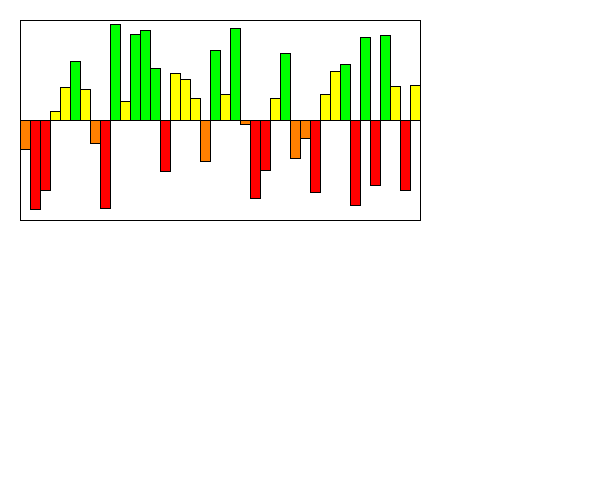
Frame 1 (no input)
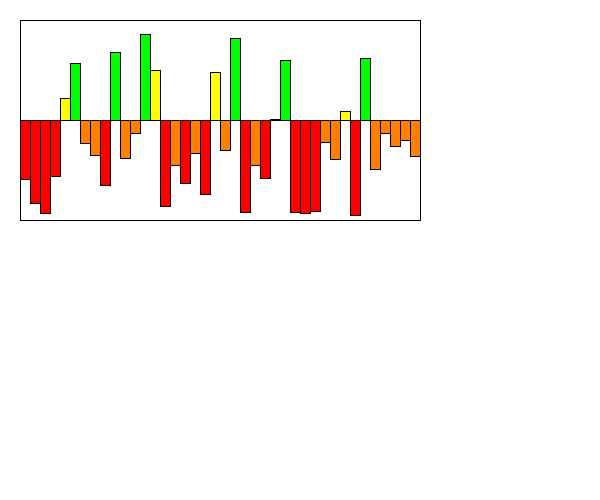
Frame 60 (the mouse pressed at the canvas centre just before this capture)
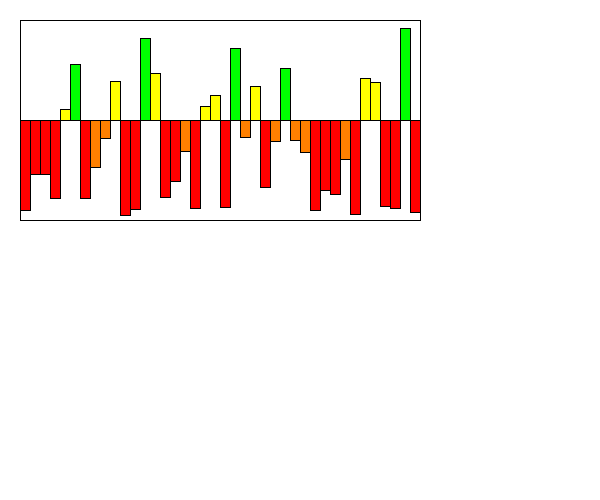
Frame 120 (the mouse held since frame 60 and released just before this capture)

The Processing sketch that drew these frames (run headless with seeded random() and noise(); from frame 60 on, the mouse is pressed at the canvas centre):

// Processing sketch: Sketch1
// ── Sketch1.pde
int MAX_VALUE = 100;
int MIN_VALUE = -100;
Visualizer v;

class Visualizer {
  float x, y;
  float [] values;
  float [] speeds;
  int rH,rW;

  Visualizer(float x, float y) {
    this.x = x;
    this.y = y;
    values = new float[40];
    speeds = new float[40];
    for (int i = 0; i < values.length; i++) {
      values[i] = random(-99, 99);
      speeds[i] = random(2);
    }
  }

  void display() {
    //draw the bars equally spaced inside this box. 
    //You can assume 10, but it would be even better 
    //if you could modify it to be larger increments.
    fill(255);
    rect(x, y, 400, 200);
    //This is a 200x400 box.
    //The width of the visualizer is 400! This rect is the border

    //the line is the 0 y-value, the top is 100, the bottom is -100
    line(x, y+100, x+400, y+100);

    for (int i  = 0; i < 40; i++) {
      //changes color based on range 
      if (values[i] <= MAX_VALUE && values[i] > 50) fill(255, 0, 0) ;
      else if (values[i] <= 50 && values[i] > 0) fill(255, 128, 0) ; 
      else if (values[i] <= 0 && values[i] > -50) fill(255, 255, 0); 
      else if (values[i] <= -50) fill(0, 255, 0);
      rect(x + 400/values.length * i, y + 100, 400/values.length, values[i]);
    }
  }

  void update() {
    for (int i = 0; i < values.length; i++) {
      values[i] += speeds[i]; //the speed updates the values. Do not touch this.
      if (values[i] < MIN_VALUE) speeds[i] *= -1;
      if (values[i] > MAX_VALUE) speeds[i] *= -1;
    }
  }
}

void setup() {
  size(600, 500);
  v = new Visualizer(20, 20);
}
void draw() {
  background(255);
  v.display();
  v.update();
}
